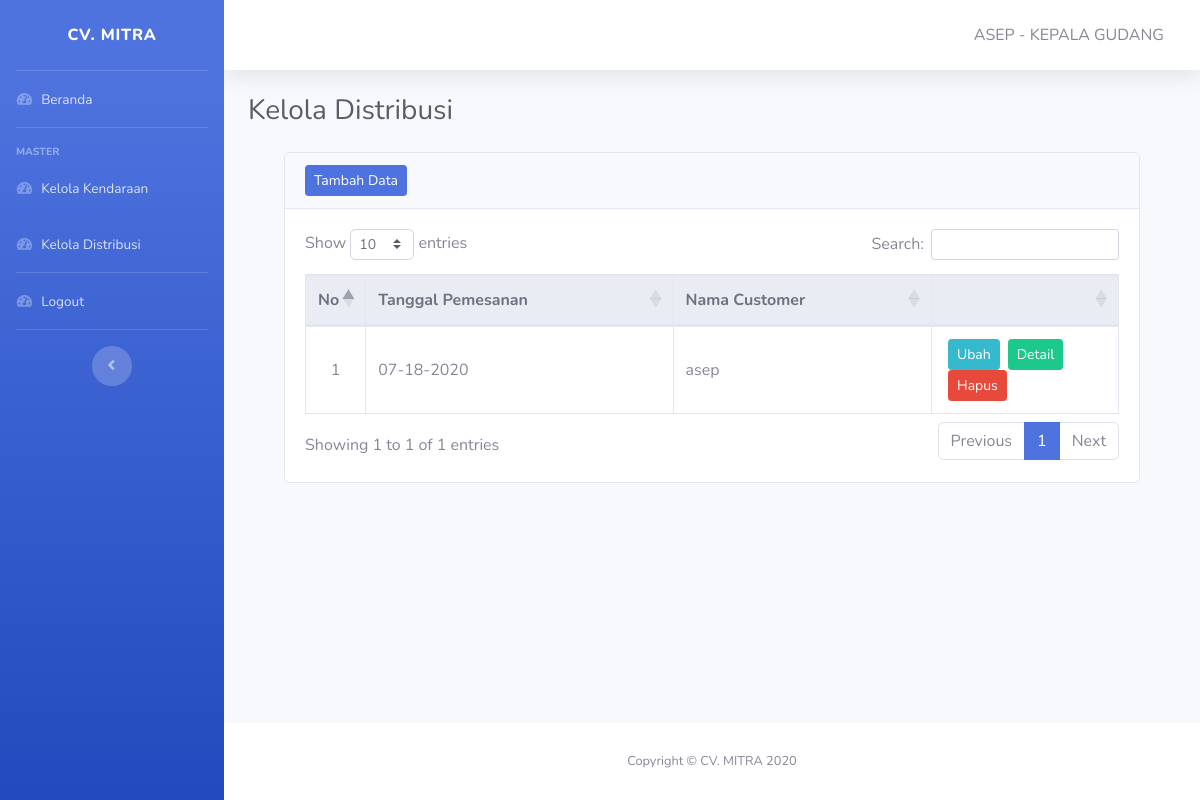
The app's page /pages/distribusi/kelola-distribusi.php (signed in), older data.
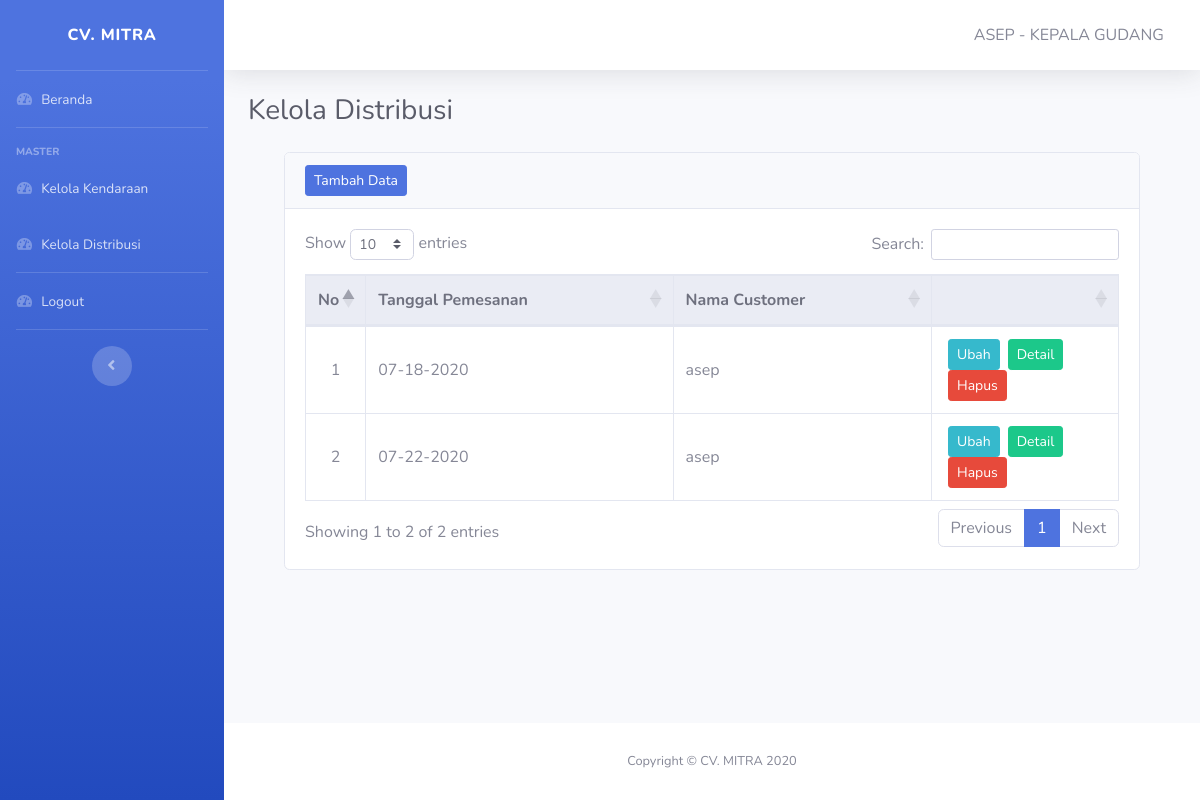
The same page, newer data.
### tables this page shows
CREATE TABLE IF NOT EXISTS `distribusi` (
  `id_distribusi` int(11) NOT NULL AUTO_INCREMENT,
  `tanggal_pemesanan` date NOT NULL,
  `nama_customer` varchar(20) DEFAULT NULL,
  PRIMARY KEY (`id_distribusi`)
);

### pages/distribusi/kelola-distribusi.php (the view, shortened to what this page needs)
<!DOCTYPE html>
<html lang="en">
<head>
    <?php include '../../layout/header.php' ?>
</head>
<body id="page-top">
    <div id="wrapper">
        <?php include '../../layout/sidebar-distribusi.php' ?>
        <div id="content-wrapper" class="d-flex flex-column">
            <div id="content">
                <?php include '../../layout/topbar.php' ?>
                <div class="container-fluid">
                    <div class="d-sm-flex align-items-center justify-content-between mb-4">
                        <h1 class="h3 mb-0 text-gray-800">Kelola Distribusi</h1>
                    </div>
                    <div class="container row-12">
                        <div class="col">
                            <div class="card mb-5">
                                <div class="card-header">
                                    <div class="nav-item">
                                        <a href="tambah-distribusi.php" class="btn btn-sm btn-primary">Tambah Data</a>
                                    </div>
                                </div>
                                <div class="card-body">
                                    <table class="table table-responsive-lg table-hover table-bordered" id="Table">
                                        <thead class="thead-light text-center">
                                            <tr>
                                                <th width=6%>No</th>
                                                <th>Tanggal Pemesanan</th>
                                                <th>Nama Customer</th>
                                                <th width=23%></th>
                                            </tr>
                                        </thead>
                                        <tbody>
                                            <?php
                                            include "../../koneksi.php";
                                            $no = 1;
                                            $data = mysqli_query($koneksi, "SELECT * FROM distribusi");
                                            if (mysqli_num_rows($data) == 0) {
                                                ?>
                                                <tr>
                                                    <td colspan="7" class="text-center font-weight-bold">Data Kosong</td>
                                                </tr>
                                                <?php
                                                } else {
                                                    while ($item = mysqli_fetch_array($data)) {
                                                        ?>
                                                    <tr>
                                                        <td class="text-center align-middle"><?php echo $no++; ?></td>
                                                        <td class="align-middle"><?php echo date('m-d-Y', strtotime($item['tanggal_pemesanan'])); ?></td>
                                                        <td class="align-middle"><?php echo $item['nama_customer']; ?></td>
                                                        <td class="text-center">
                                                            <a href="ubah-distribusi.php?id=<?php echo $item['id_distribusi'] ?>" class="btn btn-info btn-sm mx-1 float-left">Ubah</a>
                                                            <a href="detail-distribusi.php?id=<?php echo $item['id_distribusi'] ?>" class="btn btn-success btn-sm mx-1 float-left">Detail</a>
                                                            <form action="hapus-distribusi.php?id=<?php echo $item['id_distribusi'] ?>" method="post">
                                                                <button type="submit" class="btn btn-danger btn-sm mx-1 float-left">Hapus</button>
                                                            </form>
                                                        </td>
                                                    </tr>
                                            <?php
                                                }
                                            }
                                            ?>
                                        </tbody>
                                    </table>
                                </div>
                            </div>
                        </div>
                    </div>
                </div>
            </div>
            <?php include '../../layout/footer.php' ?>
        </div>
    </div>
</body>
</html>

Row changes from the older to the newer data that the page shows:
added distribusi: tanggal_pemesanan "07-22-2020", nama_customer "asep"
Text that changed along with them:
text written by a page script: "Show entries Search: Showing 1 to 1 of 1 entries Previous 1 Next" → "Show entries Search: Showing 1 to 2 of 2 entries Previous 1 Next"
